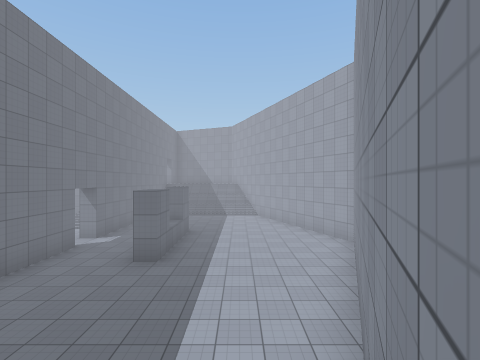
[1] (above)

22 first-person views from a walk through a scene from a Unity 3-D project. The camera is 1.2 m above the floor, looks level and sees 85° across. The floor is counted in squares, 2 m on a side. Each view is taken from the middle of a square. On the plan, view 1 faces up. The plan holds only what a view shows up to about 9 squares ahead; the rest is blank. Door leaves are left out, so doorways stand open. Surface patterns are stand-ins for the level's own textures.

[2]
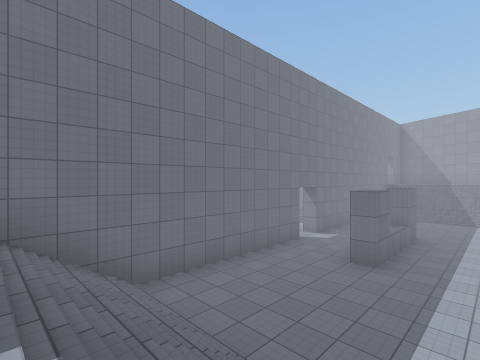

[3]
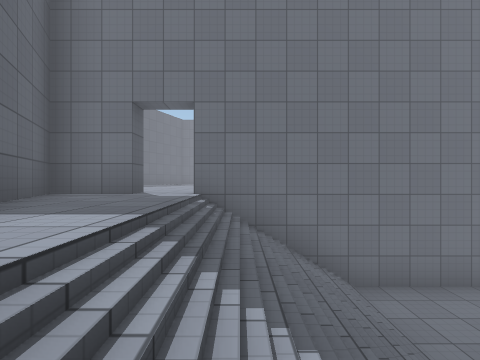

[4]
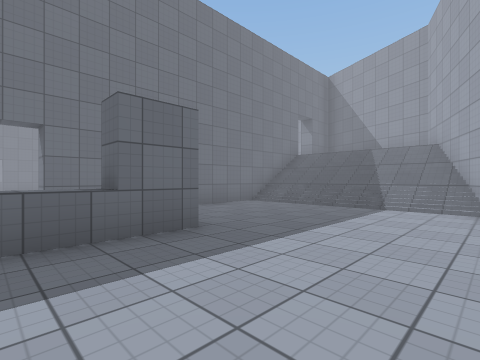

[5]
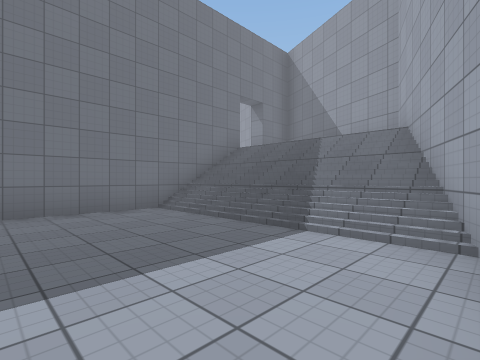

[6]
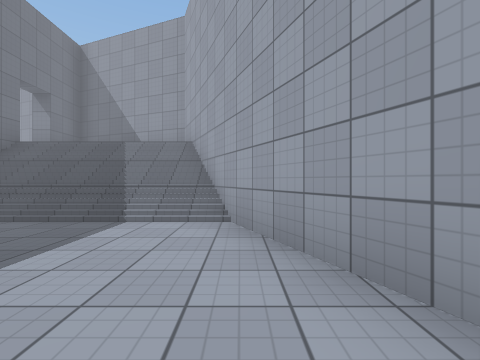

[7]
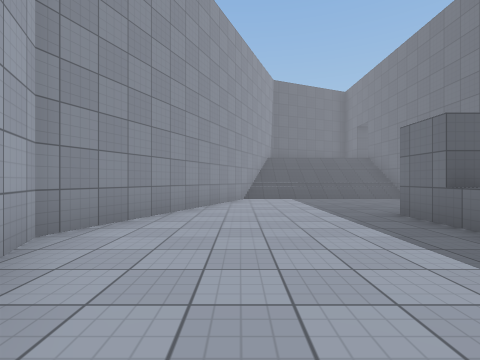

[8]
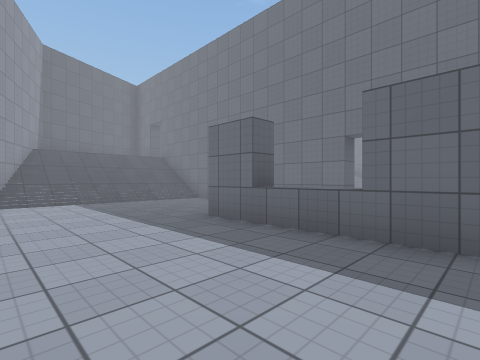

[9]
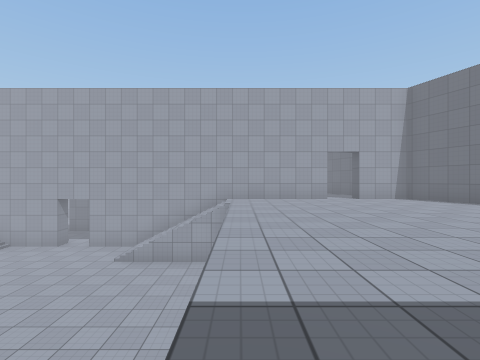

[10]
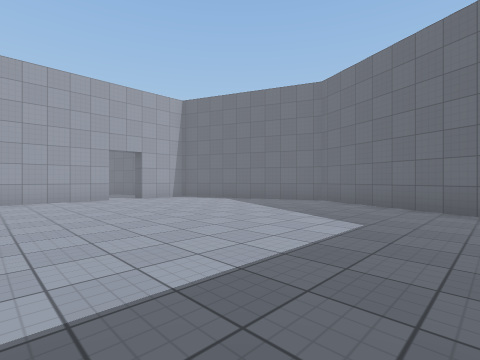

[11]
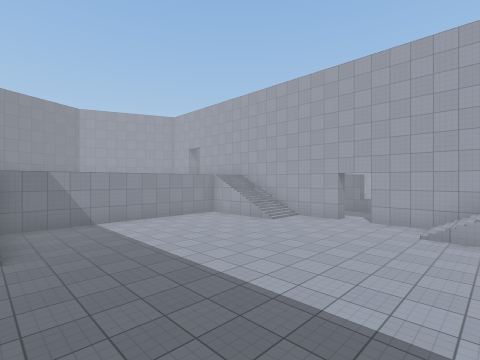

[12]
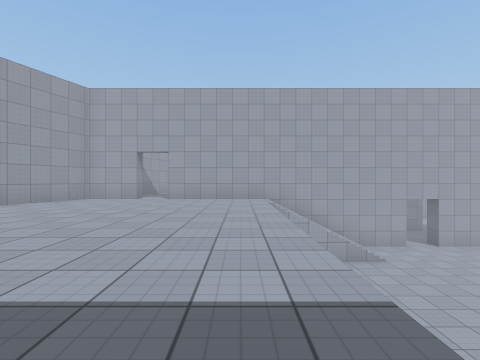

[13]
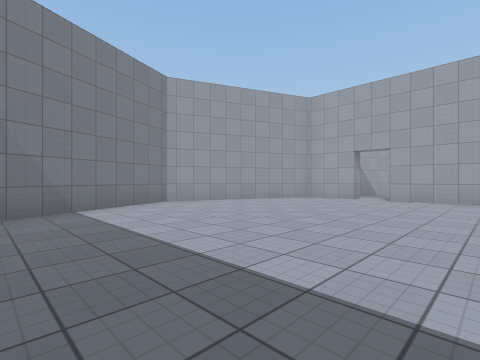

[14]
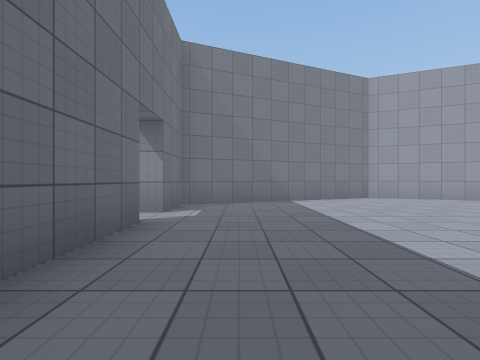

[15]
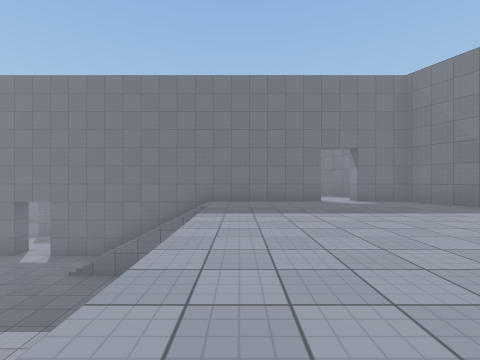

[16]
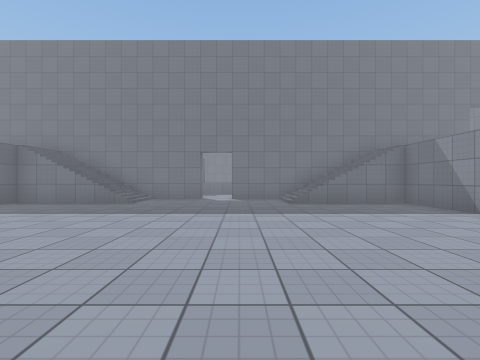

[17]
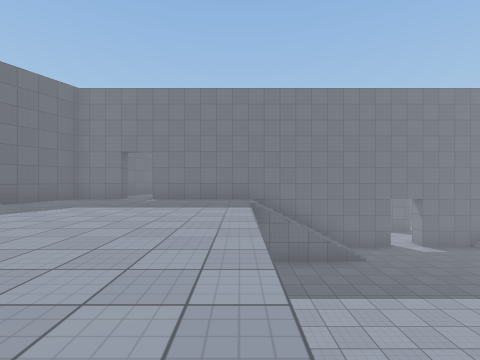

[18]
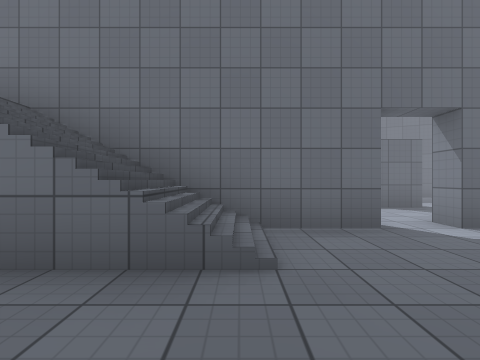

[19]
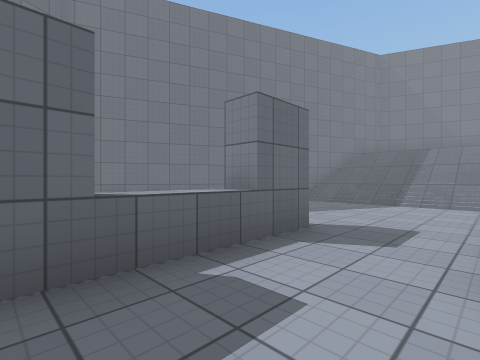

[20]
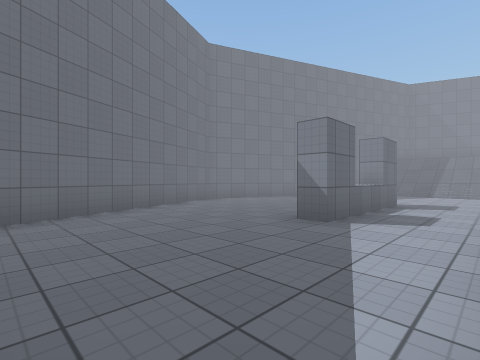

[21]
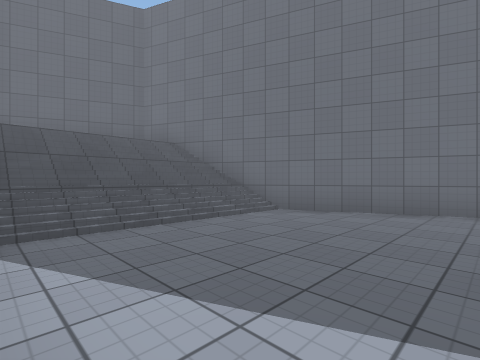

[22]
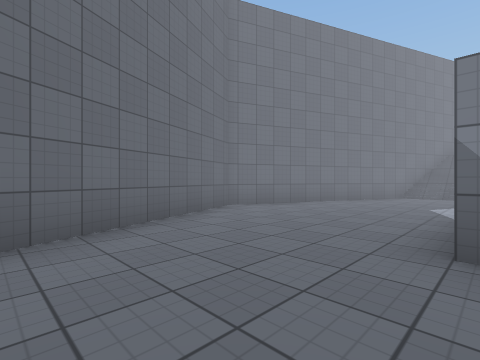

### Floor plan
Key: @ floor where view 1 was taken; # wall or solid block; . main floor; : floor 3 m higher than the main floor; / step, stairs or slope; D open door; ^ raised ledge.
Columns run from 22 left of view 1 to 3 right of it. Each row starts with its distance up from view 1.
 20            ####
 19          ###::####
 18         ##:::::::##
 17      ## #:::::::::####
 16    ##::DD::::::::DD   #
 15    #////#:::::::::#///##
 14   ##////#:::::::::#////#
 13   #/////#:::::::::#////##
 12   #.....#/......//#.....#
 11  ##.....#/......//#.....#
 10  #......#/......//#.....##
  9 ##...#..#.........#.#....#
  8 #....#.D#........D#.#....#
  7 #....^.DD........DD.^....#
  6 ##...#..#.........#.#....#
  5  #......#/......//#......#
  4  #......#/......//#.....##
  3  ##.....#/......//#.....#
  2   #.....#:::::::::#....##
  1   ##////#:::::::::#////#
  0    #////#:::::::::#///@#
 -1    #   DD::::::::DD:::##
 -2     ## D#::::::::D#::##
 -3       ###:::::::::##
 -4         ###:::::###
 -5           #######

Positions as (right, up) in squares from view 1, and headings:
1: (0, 0), facing up
2: (0, 0), facing up-left
3: (0, 0), facing left
4: (1, 7), facing up-left
5: (1, 10), facing up-left
6: (1, 9), facing up
7: (1, 10), facing down
8: (1, 9), facing down-left
9: (-13, 2), facing right
10: (-13, 2), facing down-right
11: (-13, 4), facing up-right
12: (-13, 13), facing right
13: (-13, 13), facing up-right
14: (-13, 12), facing up
15: (-7, 13), facing left
16: (-6, 8), facing left
17: (-6, 2), facing left
18: (-11, 5), facing left
19: (-15, 6), facing up-left
20: (-15, 2), facing up-left
21: (-15, 5), facing down-left
22: (-17, 3), facing up-left
